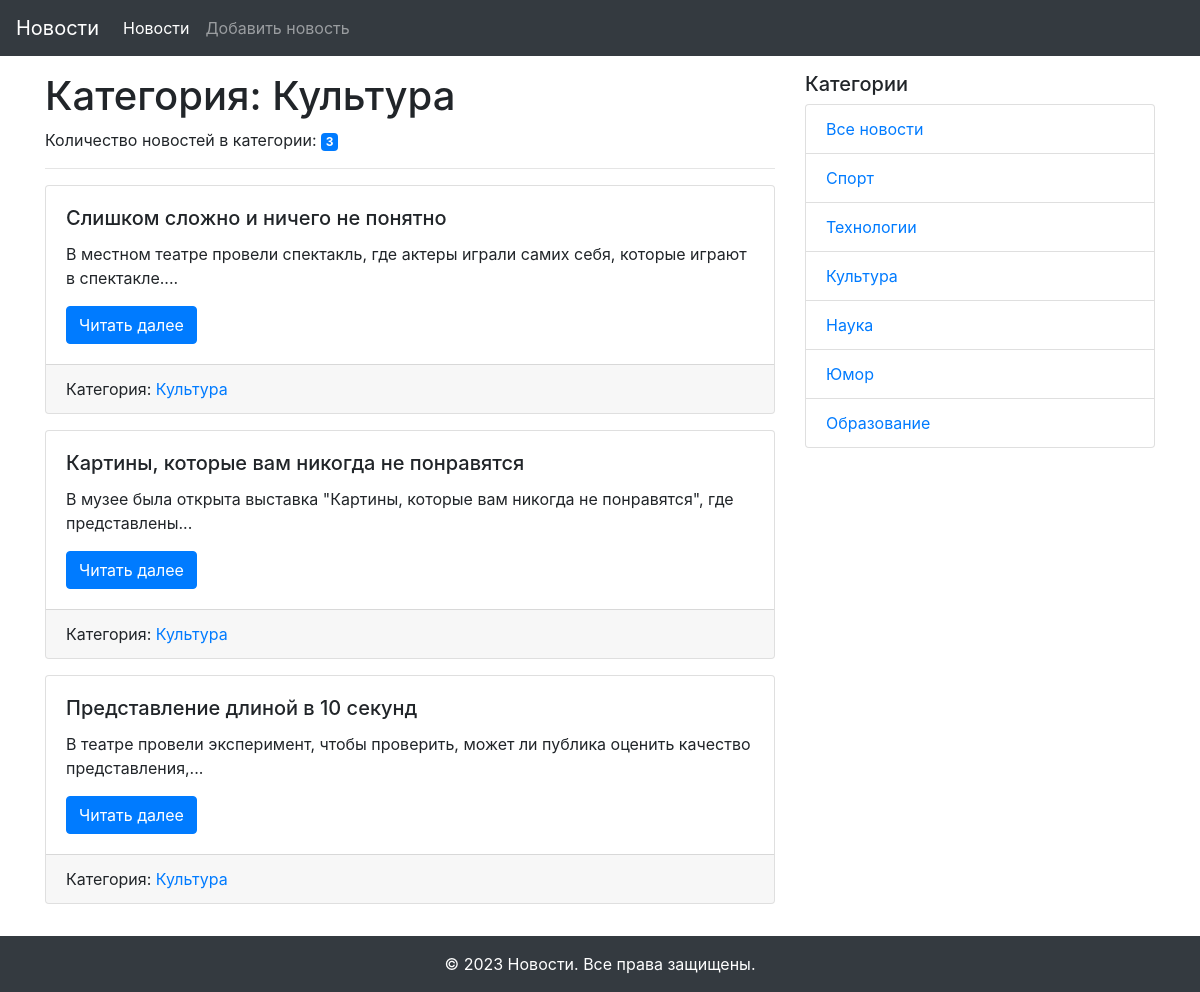
/category/3, run on an earlier commit of the app's database.
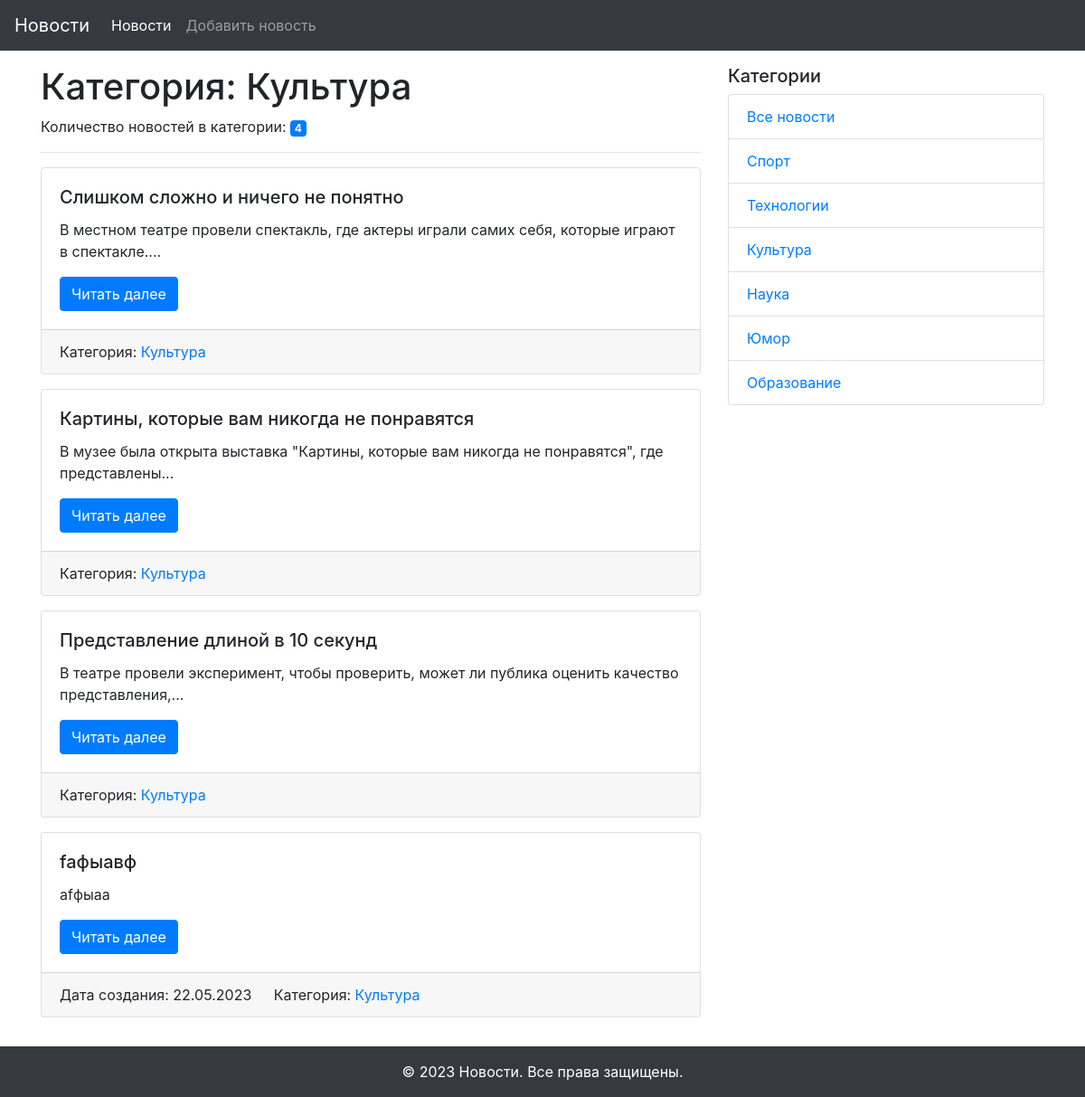
And on a later commit of the database.
### app/models.py (models this page shows, shortened)
class Category(db.Model):
    id = db.Column(db.Integer, primary_key=True)
    title = db.Column(db.String(255), nullable=False)
    news = db.relationship('News', back_populates='category')

class News(db.Model):
    id = db.Column(db.Integer, primary_key=True)
    title = db.Column(db.String(255), unique=True, nullable=False)
    text = db.Column(db.Text, nullable=False)
    created_date = db.Column(db.DateTime, default=datetime.utcnow)
    category_id = db.Column(db.Integer, db.ForeignKey('category.id'), nullable=True)
    category = db.relationship('Category', back_populates='news')

### app/views.py (the view)
@app.route('/category/<int:id>')
def news_in_category(id):
    category = Category.query.get(id)
    news = category.news
    category_name = category.title
    categories = Category.query.all()
    return render_template('category.html',
                           news=news,
                           category_name=category_name,
                           categories=categories)

### app/templates/category.html (shortened to what this page needs)
{% extends "base.html" %}
{% block content %}
  <h1>Категория: {{ category_name }}</h1>
  <p>Количество новостей в категории: <span class="badge badge-primary">{{ news|length }}</span></p>
  <hr>
  {% for new in news %}
  <div class="card mb-3">
    <div class="card-body">
      <h5 class="card-title">{{ new.title }}</h5>
      <p class="card-text">{{ new.text|truncate(100) }}</p>
      <a href="{{ url_for('news_detail', id=new.id) }}" class="btn btn-primary">Читать далее</a>
    </div>
    <div class="card-footer">
      {% if new.created_date %}
        <span class="card-link">Дата создания: {{ new.created_date.strftime('%d.%m.%Y') }}</span>
      {% endif %}
      {% if new.category %}
        <span class="card-link">Категория: <a href="{{ url_for('news_in_category', id=new.category.id) }}">{{ new.category.title }}</a></span>
      {% endif %}
    </div>
  </div>
  {% else %}
  <p class="card-text">Новостей пока нет!</p>
  {% endfor %}
{% endblock content %}

### app/templates/base.html (shortened to what this page needs)
<!DOCTYPE html>
<html lang="ru">
<head>
  <link rel="stylesheet" href="{{ url_for('static', filename='css/bootstrap.min.css') }}">
</head>
<body>
  <div id="wrapper">
    {% include "navigation.html" %}
    <div class="container my-3">
      <div class="row">
        <div class="col-md-8">
          {% block content %}{% endblock content %}
        </div>
        {% include "side_navigation.html" %}
      </div>
    </div>
    {% include "footer.html" %}
  </div>
</body>
</html>

### app/templates/navigation.html (shortened to what this page needs)
<nav class="navbar navbar-expand-md navbar-dark bg-dark">
  <a class="navbar-brand" href="{{ url_for('index') }}">Новости</a>
  <div class="collapse navbar-collapse" id="navbarNav">
    <ul class="navbar-nav">
      <li class="nav-item active">
        <a class="nav-link" href="{{ url_for('index') }}">Новости</a>
      </li>
      <li class="nav-item">
        <a class="nav-link" href="{{ url_for('add_news') }}">Добавить новость</a>
      </li>
    </ul>
  </div>
</nav>

### app/templates/side_navigation.html
<div class="col-md-4">
  <h5>Категории</h5>
  <ul class="list-group">
    <li class="list-group-item"><a href="{{ url_for('index') }}">Все новости</a></li>
    {% for category in categories %}
      <li class="list-group-item"><a href="{{ url_for('news_in_category', id=category.id) }}">{{ category.title }}</a></li>
    {% endfor %}
  </ul>
</div>

### app/templates/footer.html
<footer id="footer" class="bg-dark text-white text-center py-3">
  &copy; 2023 Новости. Все права защищены.
</footer>

What changed in the data, as far as the page shows it:
added News: title "faфыавф", text "afфыаa", created_date "22.05.2023", category "Культура"
Also different on the page:
{{ news|length }}: "3" → "4"
